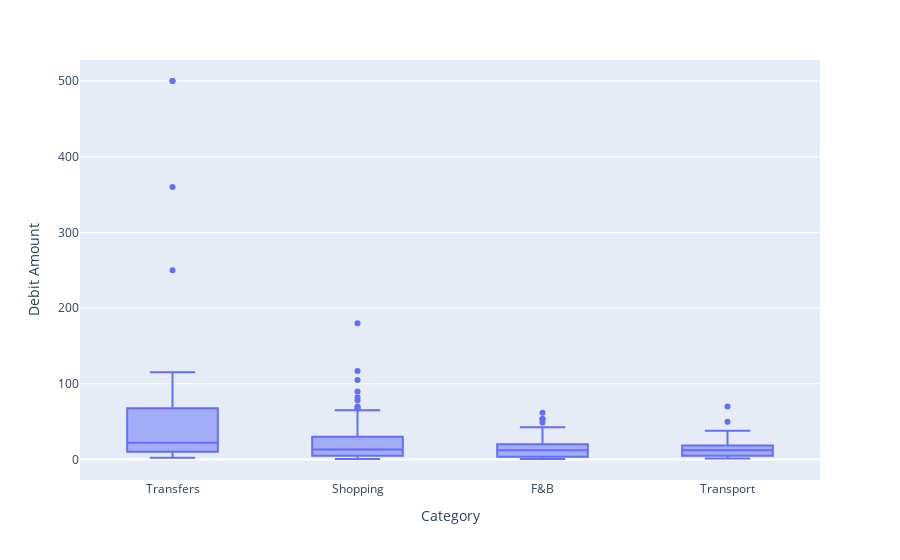

The notebook cell saved with this chart:
### Code cell
px.box(transaction_history, x="Category", y="Debit Amount")

### Figure 1 — Plotly figure (JSON) as saved in the notebook; plotly's stock layout.template omitted (floating-point values rounded to 4 significant figures; data arrays with more than 128 entries replaced by an {"elided": "..."} marker saying what was removed)
{"data": [{"alignmentgroup": "True", "hovertemplate": "Category=%{x}<br>Debit Amount=%{y}<extra></extra>", "legendgroup": "", "marker": {"color": "#636efa"}, "name": "", "notched": false, "offsetgroup": "", "orientation": "v", "showlegend": false, "type": "box", "x": {"elided": "329 str values"}, "x0": " ", "xaxis": "x", "y": {"elided": "329 float values"}, "y0": " ", "yaxis": "y"}], "layout": {"boxmode": "group", "legend": {"tracegroupgap": 0}, "margin": {"t": 60}, "xaxis": {"anchor": "y", "domain": [0, 1], "title": {"text": "Category"}}, "yaxis": {"anchor": "x", "domain": [0, 1], "title": {"text": "Debit Amount"}}}}
